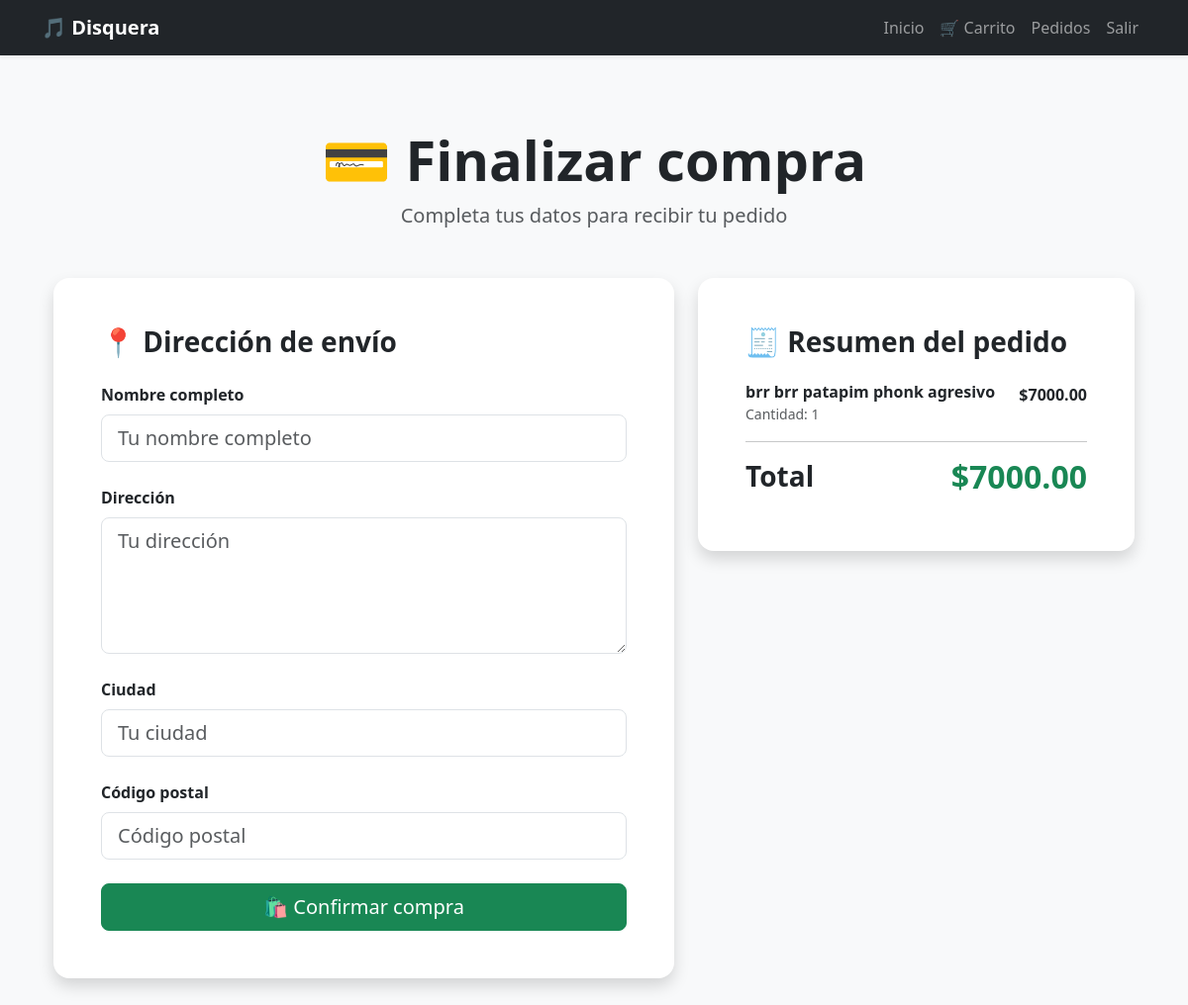
/checkout/ (signed in), run on an earlier commit of the app's database.
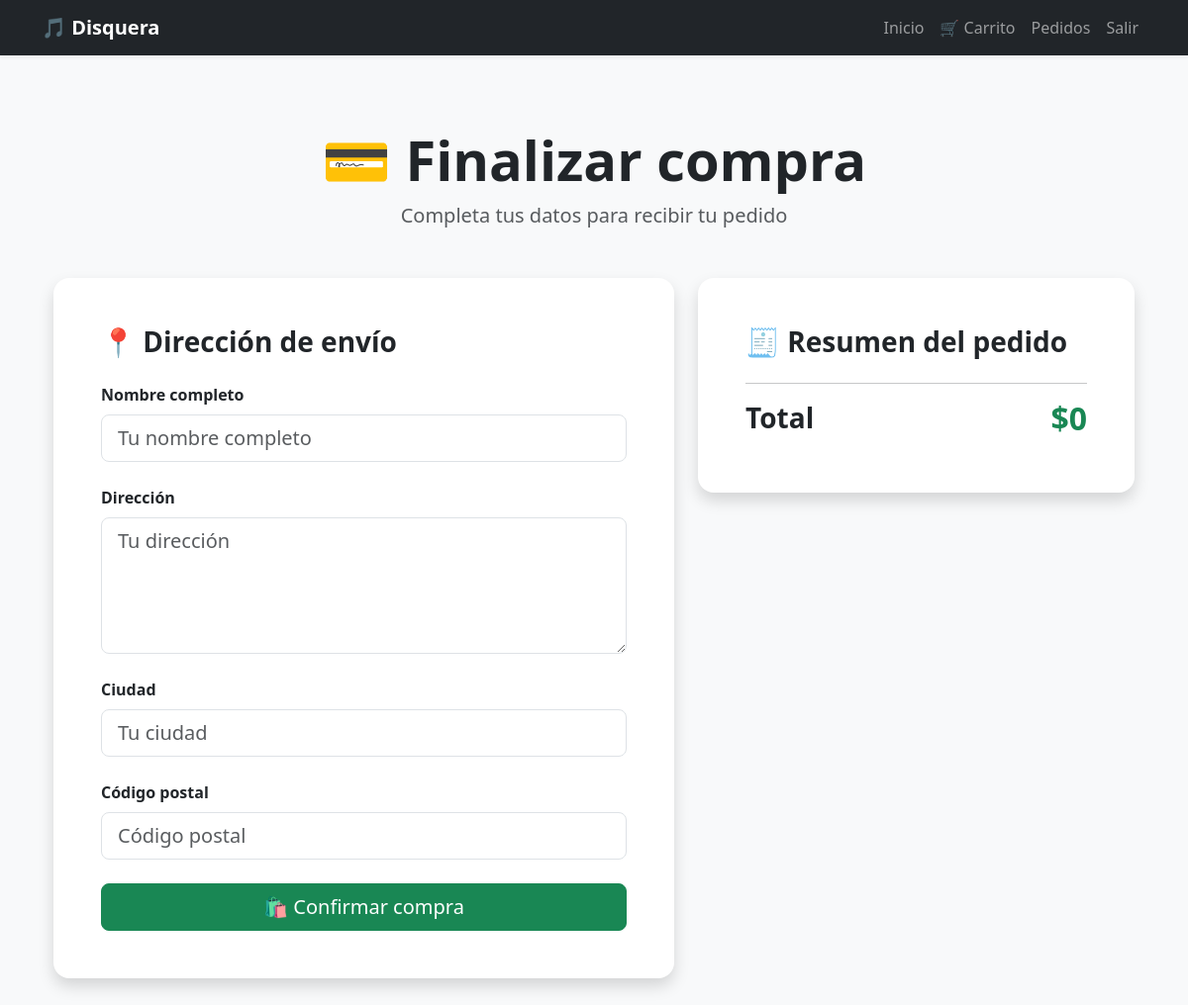
And on a later commit of the database.
### disquera/models.py (models this page shows, shortened)
class CartItem(models.Model):
    user = models.ForeignKey(User, on_delete=models.CASCADE)
    post = models.ForeignKey(Post, on_delete=models.CASCADE)
    quantity = models.PositiveIntegerField(default=1)
    created_at = models.DateTimeField(auto_now_add=True)
    def subtotal(self):
        return self.post.price * self.quantity

class Post(models.Model):
    ACTIVE = 'active'
    DRAFT = 'draft'
    CHOICES_STATUS = (
        (ACTIVE, 'Active'),
        (DRAFT, 'Draft'),
    )
    artist = models.ForeignKey(
        Artist,
        related_name='posts',
        on_delete=models.CASCADE,
        null=True,
        blank=True
    )
    category = models.ForeignKey(Category, related_name='posts', on_delete=models.CASCADE)
    title = models.CharField(max_length=255)
    slug = models.SlugField(max_length=255)
    intro = models.TextField()
    body = models.TextField()
    songs = models.TextField(
    blank=True,
    null=True
)
    price = models.DecimalField(max_digits=8, decimal_places=2, default=0)
    stock = models.PositiveIntegerField(default=1)
    created_at = models.DateTimeField(auto_now_add=True)
    status = models.CharField(max_length=10, choices=CHOICES_STATUS, default=ACTIVE)
    image = models.ImageField(upload_to='upload/', blank=True, null=True)

### disquera/views.py (the view)
# urls.py: path('checkout/', checkout, name='checkout'),
@login_required
def checkout(request):
    items = CartItem.objects.filter(
        user=request.user
    )
    total = sum(
        item.subtotal()
        for item in items
    )
    if request.method == 'POST':
        form = CheckoutForm(request.POST)
        if form.is_valid():
            order = form.save(commit=False)
            order.user = request.user
            order.total = total
            order.status = Order.PAID
            order.save()
            for item in items:
                OrderItem.objects.create(
                    order=order,
                    post=item.post,
                    quantity=item.quantity,
                    price=item.post.price
                )
            items.delete()
            return redirect('success')
    else:
        form = CheckoutForm()
    return render(request, 'disquera/checkout.html', {
        'items': items,
        'total': total,
        'form': form
    })

### disquera/forms.py
class CheckoutForm(forms.ModelForm):
    class Meta:
        model = Order
        fields = [
            'full_name',
            'address',
            'city',
            'postal_code'
        ]
        widgets = {
            'full_name': forms.TextInput(attrs={
                'class': 'form-control form-control-lg',
                'placeholder': 'Tu nombre completo'
            }),
            'address': forms.Textarea(attrs={
                'class': 'form-control form-control-lg',
                'placeholder': 'Tu dirección',
                'rows': 4
            }),
            'city': forms.TextInput(attrs={
                'class': 'form-control form-control-lg',
                'placeholder': 'Tu ciudad'
            }),
            'postal_code': forms.TextInput(attrs={
                'class': 'form-control form-control-lg',
                'placeholder': 'Código postal'
            }),
        }

### disquera/templates/Disquera/checkout.html (shortened to what this page needs)
{% extends 'disquera/base.html' %}
{% block content %}
<div class="container py-5">
    <div class="text-center mb-5">
        <h1 class="display-4 fw-bold">
            💳 Finalizar compra
        </h1>
        <p class="lead text-muted">
            Completa tus datos para recibir tu pedido
        </p>
    </div>
    <div class="row g-4">
        <div class="col-lg-7">
            <div class="card shadow border-0 rounded-4">
                <div class="card-body p-5">
                    <h3 class="fw-bold mb-4">
                        📍 Dirección de envío
                    </h3>
                    <form method="POST">
                        <div class="mb-4">
                            <label class="form-label fw-bold">
                                Nombre completo
                            </label>
                            {{ form.full_name }}
                        </div>
                        <div class="mb-4">
                            <label class="form-label fw-bold">
                                Dirección
                            </label>
                            {{ form.address }}
                        </div>
                        <div class="mb-4">
                            <label class="form-label fw-bold">
                                Ciudad
                            </label>
                            {{ form.city }}
                        </div>
                        <div class="mb-4">
                            <label class="form-label fw-bold">
                                Código postal
                            </label>
                            {{ form.postal_code }}
                        </div>
                        <button class="btn btn-success btn-lg w-100 rounded-3">
                            🛍️ Confirmar compra
                        </button>
                    </form>
                </div>
            </div>
        </div>
        <div class="col-lg-5">
            <div class="card shadow border-0 rounded-4">
                <div class="card-body p-5">
                    <h3 class="fw-bold mb-4">
                        🧾 Resumen del pedido
                    </h3>
                    {% for item in items %}
                        <div class="d-flex justify-content-between mb-3">
                            <div>
                                <h6 class="fw-bold mb-0">
                                    {{ item.post.title }}
                                </h6>
                                <small class="text-muted">
                                    Cantidad: {{ item.quantity }}
                                </small>
                            </div>
                            <span class="fw-bold">
                                ${{ item.subtotal }}
                            </span>
                        </div>
                    {% endfor %}
                    <hr>
                    <div class="d-flex justify-content-between align-items-center">
                        <h3 class="fw-bold">
                            Total
                        </h3>
                        <h2 class="text-success fw-bold">
                            ${{ total }}
                        </h2>
                    </div>
                </div>
            </div>
        </div>
    </div>
</div>
{% endblock %}

What changed in the data, as far as the page shows it:
removed CartItem: post "brr brr patapim phonk agresivo", quantity "1", subtotal "7000.00"
Also different on the page:
{{ total }}: "7000.00" → "0"
